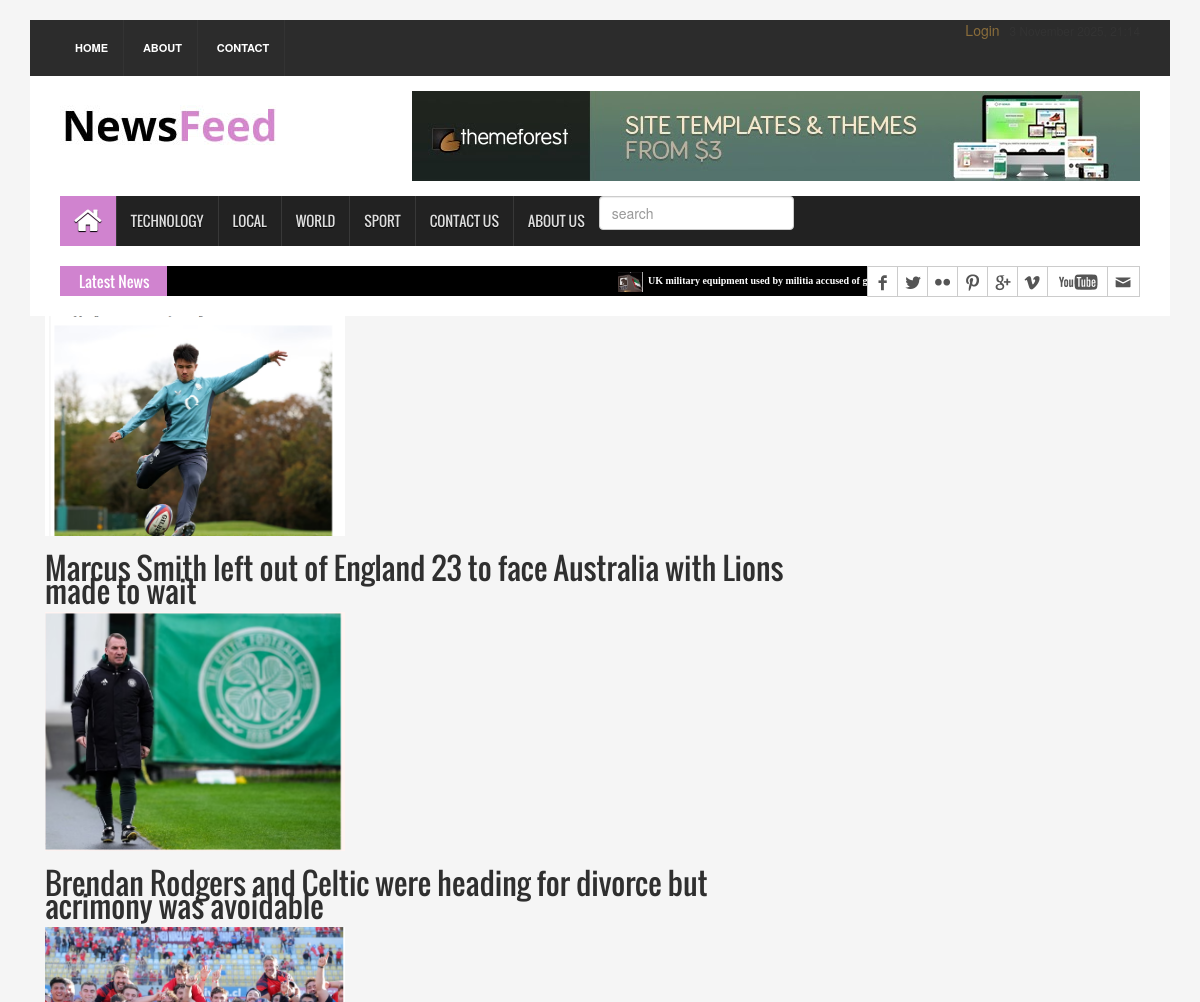
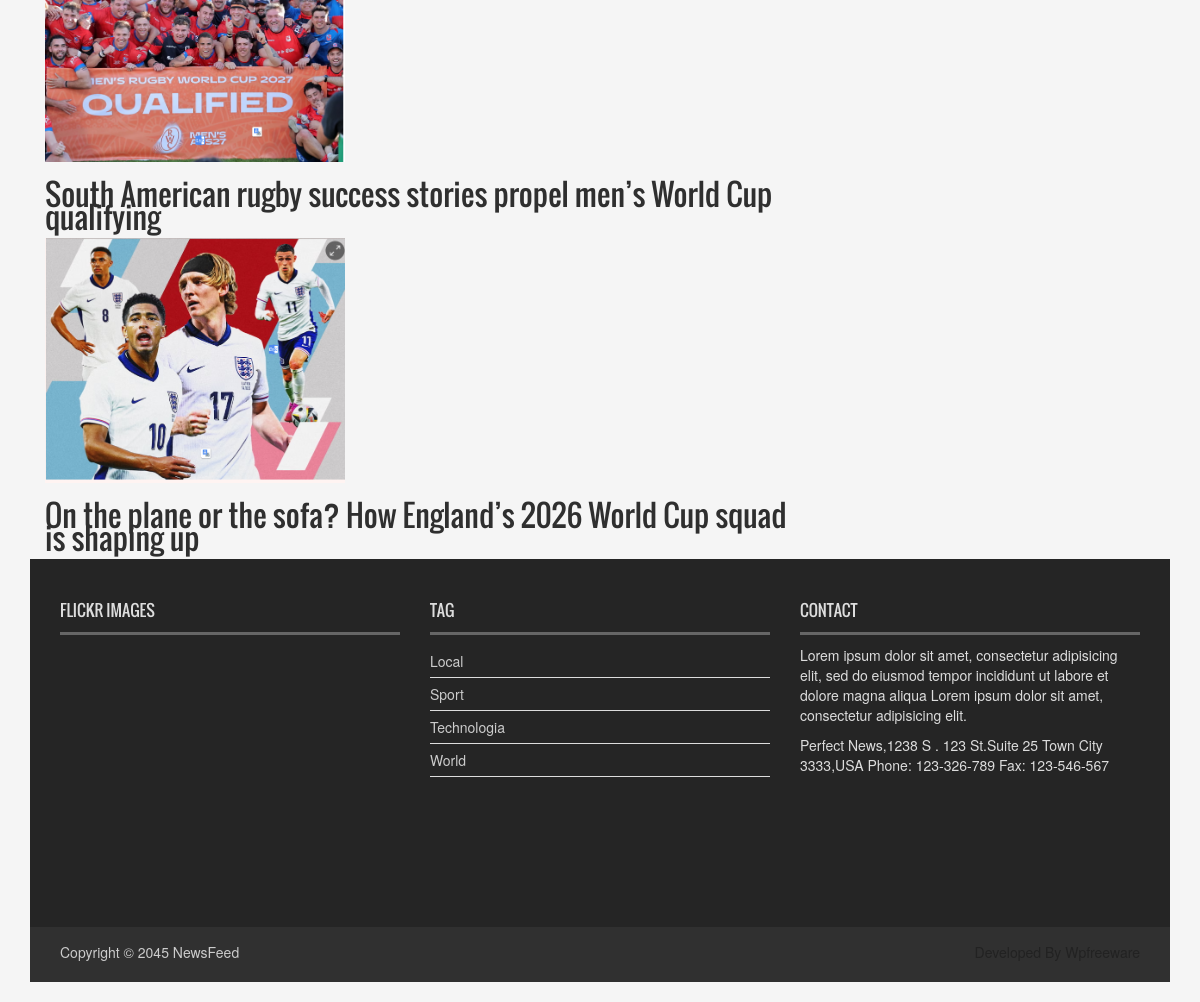
The page /sport/ on the database its author committed (2 pictures, top to bottom).
### news_app/models.py (models this page shows, shortened)
class News(models.Model):
    class Status(models.TextChoices):
        Draft = 'Dr','Draft'
        Published = 'Pb','Published'
    title = models.CharField(max_length=250)
    slug = models.SlugField(max_length=250)
    body = models.TextField()
    image = models.ImageField(upload_to='news/images')
    category = models.ForeignKey(Category,
                                 on_delete=models.CASCADE)
    publish_time=models.DateTimeField(default=timezone.now)
    created_time=models.DateTimeField(auto_now_add=True)
    updated_time=models.DateTimeField(auto_now=True)
    status = models.CharField(max_length=2,choices=Status.choices, default=Status.Draft)
    objects = models.Manager()
    published = PublishedManager()
    class Meta:
        ordering = ['-publish_time']
    def get_absolute_url(self):
        return reverse('news_detail', args={self.slug})

class Category(models.Model):
    name = models.CharField(max_length=150)

### news_app/views.py (the view)
# urls.py: path('sport/',SportNewsView.as_view(), name='sport_news'),
class SportNewsView(ListView):
    model = News
    template_name = 'news/sport_news.html'
    context_object_name = 'sport_news'
    def get_queryset(self):
        news=News.published.all().filter(category__name="Sport")
        return news

### news_app/context_processor.py (called while the page is built)
def latest_news(request):
    category_news = Category.objects.all()
    latest_news = News.published.all().order_by('-publish_time')[:10]
    context = {"latest_news": latest_news, "category_news": category_news}
    return context

### news_app/models.py (called while the page is built)
    def get_queryset(self):
        return super().get_queryset().filter(status=News.Status.Published)

### templates/news/sport_news.html (shortened to what this page needs)
{% extends 'news/base.html' %}
{% load static %}
{% block content %}
   {% for news in sport_news %}
    <div class="container">
    <div class="row">
        <div class="col-sm-8">
            <a href="{{ news.get_absolute_url }}">
            <img src="{{ news.image.url }}" alt="{{ news.title }}" style="width: 40%" >
            <h2>{{ news.title }}</h2>
            </a>
        </div>
    </div>
    </div>
    {% endfor %}
{% endblock content %}

### templates/news/base.html (shortened to what this page needs)
{% load static %}
<!DOCTYPE html>
<html>
<head>
<link rel="stylesheet" href="https://cdnjs.cloudflare.com/ajax/libs/font-awesome/6.5.0/css/all.min.css">
<link rel="stylesheet" href="https://cdn.jsdelivr.net/npm/bootstrap-icons@1.11.3/font/bootstrap-icons.css">
<link rel="stylesheet" type="text/css" href="{% static 'css/bootstrap.min.css' %}">
<link rel="stylesheet" type="text/css" href="{% static 'css/font-awesome.min.css'  %}">
<link rel="stylesheet" type="text/css" href="{% static 'css/animate.css' %}">
<link rel="stylesheet" type="text/css" href=" {% static 'css/font.css' %}">
<link rel="stylesheet" type="text/css" href="{% static 'css/li-scroller.css' %}">
<link rel="stylesheet" type="text/css" href=" {%static 'css/slick.css'%}">
<link rel="stylesheet" type="text/css" href="{% static 'css/jquery.fancybox.css' %}">
<link rel="stylesheet" type="text/css" href="{% static 'css/theme.css'%}">
<link rel="stylesheet" type="text/css" href="{%static 'css/style.css'%}">
</head>
<body>
<div class="container">
  <header id="header">
    <div class="row">
      <div class="col-lg-12 col-md-12 col-sm-12">
        <div class="header_top">
          <div class="header_top_left">
            <ul class="top_nav">
              <li><a href="{% url 'home_page' %}">Home</a></li>
              <li><a href="{% url 'about' %}">About</a></li>
              <li><a href="{% url 'contact' %}">Contact</a></li>
            </ul>
          </div>
                     <div class="header_top_right d-flex align-items-center justify-content-end flex-wrap gap-3">
              {% if request.user.is_authenticated %}
                <div class="d-flex align-items-center gap-3 flex-wrap">
                  <a href="{% url 'user_profile' %}"
                     class="text-warning text-decoration-none fw-semibold">
                     My profile
                  </a>
                  <form action="{% url 'logout' %}" method="post" class="m-0">
                    {% csrf_token %}
                    <button type="submit"
                            class="btn btn-sm btn-outline-danger rounded-pill px-3 py-1">
                      Logout
                    </button>
                  </form>
                </div>
              {% else %}
                <a href="{% url 'login' %}"
                   class="text-warning text-decoration-none fw-semibold">
                   Login
                </a>
              {% endif %}
              <span class="text-light small ms-3">{% now "j F Y, H:i" %}</span>
            </div>
        </div>
      </div>
      <div class="col-lg-12 col-md-12 col-sm-12">
        <div class="header_bottom">
          <div class="logo_area"><a href="{% url 'home_page' %}" class="logo"><img src="{% static 'images/logo.jpg' %}" alt=""></a></div>
          <div class="add_banner"><a href="#"><img src=" {% static 'images/addbanner_728x90_V1.jpg' %}" alt=""></a></div>
        </div>
      </div>
    </div>
  </header>
  <section id="navArea">
    <nav class="navbar navbar-inverse" role="navigation">
      <div id="navbar" class="navbar-collapse collapse">
        <ul class="nav navbar-nav main_nav">
          <li class="active"><a href="{% url 'home_page' %}"><span class="fa fa-home desktop-home"></span><span class="mobile-show">Home</span></a></li>
          <li><a href="{% url 'tecno_news' %}">Technology</a></li>
          <li><a href="{% url 'local_news' %}">Local</a></li>
          <li><a href="{% url 'world_news' %}">World</a></li>
            <li><a href="{% url 'sport_news' %}">Sport</a></li>
          <li><a href="{% url 'contact' %}">Contact Us</a></li>
          <li><a href="{% url 'about' %}">About Us</a></li>
            <li> <form method="get" action="{% url 'searchresult' %}">
                <input type="search" name="q" placeholder="search" class="form-control">
            </form> </li>
        </ul>
      </div>
    </nav>
  </section>
  <section id="newsSection">
    <div class="row">
      <div class="col-lg-12 col-md-12">
        <div class="latest_newsarea"> <span>Latest News</span>
          <ul id="ticker01" class="news_sticker">
              {% for news in latest_news %}
            <li><a href="#"><img src="{{ news.image.url }}" alt="">{{ news.title }}</a></li>
               {% endfor %}
          </ul>
          <div class="social_area">
            <ul class="social_nav">
              <li class="facebook"><a href="#"></a></li>
              <li class="twitter"><a href="#"></a></li>
              <li class="flickr"><a href="#"></a></li>
              <li class="pinterest"><a href="#"></a></li>
              <li class="googleplus"><a href="#"></a></li>
              <li class="vimeo"><a href="#"></a></li>
              <li class="youtube"><a href="#"></a></li>
              <li class="mail"><a href="#"></a></li>
            </ul>
          </div>
        </div>
      </div>
    </div>
  </section>
{% block content %}
{% endblock content %}
<footer id="footer">
    <div class="footer_top">
      <div class="row">
        <div class="col-lg-4 col-md-4 col-sm-4">
          <div class="footer_widget wow fadeInLeftBig">
            <h2>Flickr Images</h2>
          </div>
        </div>
        <div class="col-lg-4 col-md-4 col-sm-4">
          <div class="footer_widget wow fadeInDown">
            <h2>Tag</h2>
            <ul class="tag_nav">
                {% for category in category_news %}
              <li><a href="#"> {{ category.name }}</a></li>
             {% endfor %}
            </ul>
          </div>
        </div>
        <div class="col-lg-4 col-md-4 col-sm-4">
          <div class="footer_widget wow fadeInRightBig">
            <h2>Contact</h2>
            <p>Lorem ipsum dolor sit amet, consectetur adipisicing elit, sed do eiusmod tempor incididunt ut labore et dolore magna aliqua Lorem ipsum dolor sit amet, consectetur adipisicing elit.</p>
            <address>
            Perfect News,1238 S . 123 St.Suite 25 Town City 3333,USA Phone: 123-326-789 Fax: 123-546-567
            </address>
          </div>
        </div>
      </div>
    </div>
    <div class="footer_bottom">
      <p class="copyright">Copyright &copy; 2045 <a href="index.html">NewsFeed</a></p>
      <p class="developer">Developed By Wpfreeware</p>
    </div>
  </footer>
</div>
</body>

### static/css/li-scroller.css (style rules this page uses)
ul.newsticker { position:relative; left:750px; font:bold 10px Verdana; list-style-type:none; margin:0; padding:0 }
ul.newsticker li { float:left; margin:0; padding:0 }
ul.newsticker a { white-space:nowrap; padding:0; color:#fff; margin:0 50px 0 0 }
ul.newsticker a > img { height:20px; margin-right:5px; width:25px }

### static/css/theme.css (style rules this page uses)
.navbar-inverse .navbar-nav > .active > a, .navbar-inverse .navbar-nav > .active > a:hover, .navbar-inverse .navbar-nav > .active > a:focus { background-color:#d083cf }
.latest_newsarea span { background:none repeat scroll 0 0 #d083cf }

### rows shown on the page
News: image (picture), title "UK military equipment used by militia accused of genocide found in Sudan, UN told"
News: image (picture), title "Marcus Smith left out of England 23 to face Australia with Lions made to wait"
News: image (picture), title "Brendan Rodgers and Celtic were heading for divorce but acrimony was avoidable"
News: image (picture), title "South American rugby success stories propel men’s World Cup qualifying"
News: image (picture), title "On the plane or the sofa? How England’s 2026 World Cup squad is shaping up"
Category: name "Local"
Category: name "Sport"
Category: name "Technologia"
Category: name "World"
